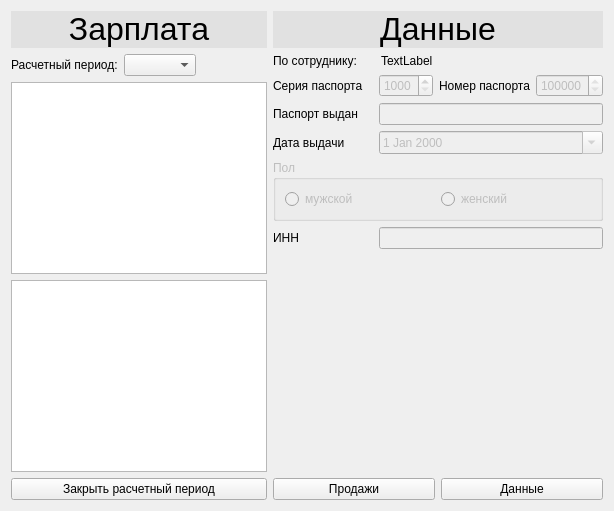
              <widget class="QWidget" name="tabSalary">
               <attribute name="title">
                <string>Зарплата</string>
               </attribute>
               <layout class="QHBoxLayout" name="horizontalLayout_18">
                <item>
                 <layout class="QVBoxLayout" name="verticalLayout_18">
                  <item>
                   <widget class="QLabel" name="label_57">
                    <property name="styleSheet">
                     <string notr="true">QLabel { background-color: rgb(225, 225, 225) }</string>
                    </property>
                    <property name="text">
                     <string>&lt;html&gt;&lt;head/&gt;&lt;body&gt;&lt;p align=&quot;center&quot;&gt;&lt;span style=&quot; font-size:24pt;&quot;&gt;Зарплата&lt;/span&gt;&lt;/p&gt;&lt;/body&gt;&lt;/html&gt;</string>
                    </property>
                   </widget>
                  </item>
                  <item>
                   <layout class="QHBoxLayout" name="horizontalLayout_38">
                    <item>
                     <widget class="QLabel" name="label_56">
                      <property name="text">
                       <string>Расчетный период:</string>
                      </property>
                     </widget>
                    </item>
                    <item>
                     <widget class="QComboBox" name="salaryAccountingPeriod"/>
                    </item>
                    <item>
                     <spacer name="horizontalSpacer_8">
                      <property name="orientation">
                       <enum>Qt::Horizontal</enum>
                      </property>
                      <property name="sizeHint" stdset="0">
                       <size>
                        <width>40</width>
                        <height>20</height>
                       </size>
                      </property>
                     </spacer>
                    </item>
                   </layout>
                  </item>
                  <item>
                   <widget class="QTableView" name="salaryTable">
                    <property name="showGrid">
                     <bool>true</bool>
                    </property>
                    <attribute name="horizontalHeaderCascadingSectionResizes">
                     <bool>false</bool>
                    </attribute>
                   </widget>
                  </item>
                  <item>
                   <widget class="QTableView" name="salaryTotalTable">
                    <property name="minimumSize">
                     <size>
                      <width>20</width>
                      <height>20</height>
                     </size>
                    </property>
                    <property name="baseSize">
                     <size>
                      <width>20</width>
                      <height>20</height>
                     </size>
                    </property>
                    <property name="showGrid">
                     <bool>true</bool>
                    </property>
                    <attribute name="horizontalHeaderCascadingSectionResizes">
                     <bool>false</bool>
                    </attribute>
                   </widget>
                  </item>
                  <item>
                   <widget class="QPushButton" name="closeAccountingPeriod">
                    <property name="text">
                     <string>Закрыть расчетный период</string>
                    </property>
                   </widget>
                  </item>
                 </layout>
                </item>
                <item>
                 <layout class="QVBoxLayout" name="verticalLayout_26">
                  <item>
                   <widget class="QLabel" name="label_58">
                    <property name="styleSheet">
                     <string notr="true">QLabel { background-color: rgb(225, 225, 225) }</string>
                    </property>
                    <property name="text">
                     <string>&lt;html&gt;&lt;head/&gt;&lt;body&gt;&lt;p align=&quot;center&quot;&gt;&lt;span style=&quot; font-size:24pt;&quot;&gt;Данные&lt;/span&gt;&lt;/p&gt;&lt;/body&gt;&lt;/html&gt;</string>
                    </property>
                   </widget>
                  </item>
                  <item>
                   <layout class="QVBoxLayout" name="verticalLayout_13">
                    <item>
                     <layout class="QHBoxLayout" name="horizontalLayout_10">
                      <item>
                       <widget class="QLabel" name="label_65">
                        <property name="sizePolicy">
                         <sizepolicy hsizetype="Fixed" vsizetype="Preferred">
                          <horstretch>0</horstretch>
                          <verstretch>0</verstretch>
                         </sizepolicy>
                        </property>
                        <property name="minimumSize">
                         <size>
                          <width>102</width>
                          <height>0</height>
                         </size>
                        </property>
                        <property name="text">
                         <string>По сотруднику:</string>
                        </property>
                       </widget>
                      </item>
                      <item>
                       <widget class="QLabel" name="managerFIOLabel">
                        <property name="text">
                         <string>TextLabel</string>
                        </property>
                       </widget>
                      </item>
                     </layout>
                    </item>
                    <item>
                     <layout class="QHBoxLayout" name="horizontalLayout_43">
                      <item>
                       <widget class="QLabel" name="label_62">
                        <property name="sizePolicy">
                         <sizepolicy hsizetype="Fixed" vsizetype="Preferred">
                          <horstretch>0</horstretch>
                          <verstretch>0</verstretch>
                         </sizepolicy>
                        </property>
                        <property name="minimumSize">
                         <size>
                          <width>100</width>
                          <height>0</height>
                         </size>
                        </property>
                        <property name="text">
                         <string>Серия паспорта</string>
                        </property>
                       </widget>
                      </item>
                      <item>
                       <widget class="QSpinBox" name="salaryPasportSeries">
                        <property name="enabled">
                         <bool>false</bool>
                        </property>
                        <property name="minimum">
                         <number>1000</number>
                        </property>
                        <property name="maximum">
                         <number>9999</number>
                        </property>
                       </widget>
                      </item>
                      <item>
                       <widget class="QLabel" name="label_63">
                        <property name="text">
                         <string>Номер паспорта</string>
                        </property>
                       </widget>
                      </item>
                      <item>
                       <widget class="QSpinBox" name="salaryPasportNumber">
                        <property name="enabled">
                         <bool>false</bool>
                        </property>
                        <property name="minimum">
                         <number>100000</number>
                        </property>
                        <property name="maximum">
                         <number>999999</number>
                        </property>
                       </widget>
                      </item>
                     </layout>
                    </item>
                    <item>
                     <layout class="QFormLayout" name="formLayout_10">
                      <item row="0" column="1">
                       <widget class="QLineEdit" name="salaryPasportSourse">
                        <property name="enabled">
                         <bool>false</bool>
                        </property>
                       </widget>
                      </item>
                      <item row="1" column="0">
                       <widget class="QLabel" name="label_60">
                        <property name="sizePolicy">
                         <sizepolicy hsizetype="Minimum" vsizetype="Preferred">
                          <horstretch>0</horstretch>
                          <verstretch>0</verstretch>
                         </sizepolicy>
                        </property>
                        <property name="text">
                         <string>Дата выдачи</string>
                        </property>
                       </widget>
                      </item>
                      <item row="1" column="1">
                       <widget class="QDateEdit" name="salaryDateOfReceipt">
                        <property name="enabled">
                         <bool>false</bool>
                        </property>
                        <property name="wrapping">
                         <bool>false</bool>
                        </property>
                        <property name="frame">
                         <bool>true</bool>
                        </property>
                        <property name="buttonSymbols">
                         <enum>QAbstractSpinBox::UpDownArrows</enum>
                        </property>
                        <property name="keyboardTracking">
                         <bool>true</bool>
                        </property>
                        <property name="showGroupSeparator" stdset="0">
                         <bool>false</bool>
                        </property>
                        <property name="minimumDate">
                         <date>
                          <year>1900</year>
                          <month>9</month>
                          <day>14</day>
                         </date>
                        </property>
                        <property name="calendarPopup">
                         <bool>true</bool>
                        </property>
                       </widget>
                      </item>
                      <item row="0" column="0">
                       <widget class="QLabel" name="label_61">
                        <property name="minimumSize">
                         <size>
                          <width>100</width>
                          <height>0</height>
                         </size>
                        </property>
                        <property name="text">
                         <string>Паспорт выдан</string>
                        </property>
                       </widget>
                      </item>
                     </layout>
                    </item>
                    <item>
                     <widget class="QGroupBox" name="salarySexGroup">
                      <property name="enabled">
                       <bool>false</bool>
                      </property>
                      <property name="autoFillBackground">
                       <bool>false</bool>
                      </property>
                      <property name="title">
                       <string>Пол</string>
                      </property>
                      <property name="flat">
                       <bool>false</bool>
                      </property>
                      <property name="checkable">
                       <bool>false</bool>
                      </property>
                      <layout class="QHBoxLayout" name="horizontalLayout_41">
                       <item>
                        <widget class="QRadioButton" name="salaryMaleRButton">
                         <property name="text">
                          <string>мужской</string>
                         </property>
                        </widget>
                       </item>
                       <item>
                        <widget class="QRadioButton" name="salaryFemaleRButton">
                         <property name="enabled">
                          <bool>false</bool>
                         </property>
                         <property name="text">
                          <string>женский</string>
                         </property>
                        </widget>
                       </item>
                      </layout>
                     </widget>
                    </item>
                    <item>
                     <layout class="QFormLayout" name="formLayout_11">
                      <item row="0" column="1">
                       <widget class="QLineEdit" name="salaryINN">
                        <property name="enabled">
                         <bool>false</bool>
                        </property>
                       </widget>
                      </item>
                      <item row="0" column="0">
                       <widget class="QLabel" name="label_59">
                        <property name="minimumSize">
                         <size>
                          <width>100</width>
                          <height>0</height>
                         </size>
                        </property>
                        <property name="text">
                         <string>ИНН</string>
                        </property>
                       </widget>
                      </item>
                     </layout>
                    </item>
                   </layout>
                  </item>
                  <item>
                   <spacer name="verticalSpacer_7">
                    <property name="orientation">
                     <enum>Qt::Vertical</enum>
                    </property>
                    <property name="sizeHint" stdset="0">
                     <size>
                      <width>20</width>
                      <height>40</height>
                     </size>
                    </property>
                   </spacer>
                  </item>
                  <item>
                   <layout class="QHBoxLayout" name="horizontalLayout_44">
                    <item>
                     <widget class="QPushButton" name="salesButton">
                      <property name="text">
                       <string>Продажи</string>
                      </property>
                     </widget>
                    </item>
                    <item>
                     <widget class="QPushButton" name="dataButton">
                      <property name="text">
                       <string>Данные</string>
                      </property>
                     </widget>
                    </item>
                   </layout>
                  </item>
                 </layout>
                </item>
               </layout>
              </widget>
